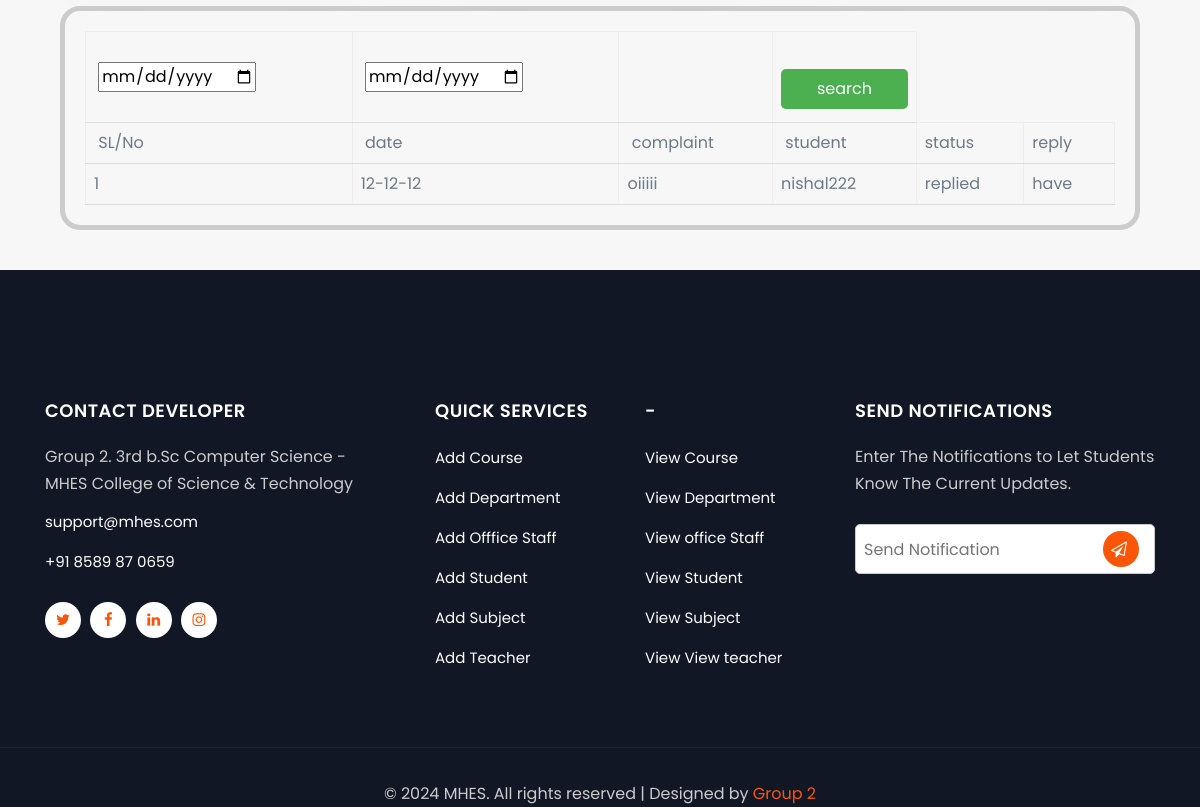
/myapp/view_complaint_admin/ (lower part), run on an earlier commit of the app's database.
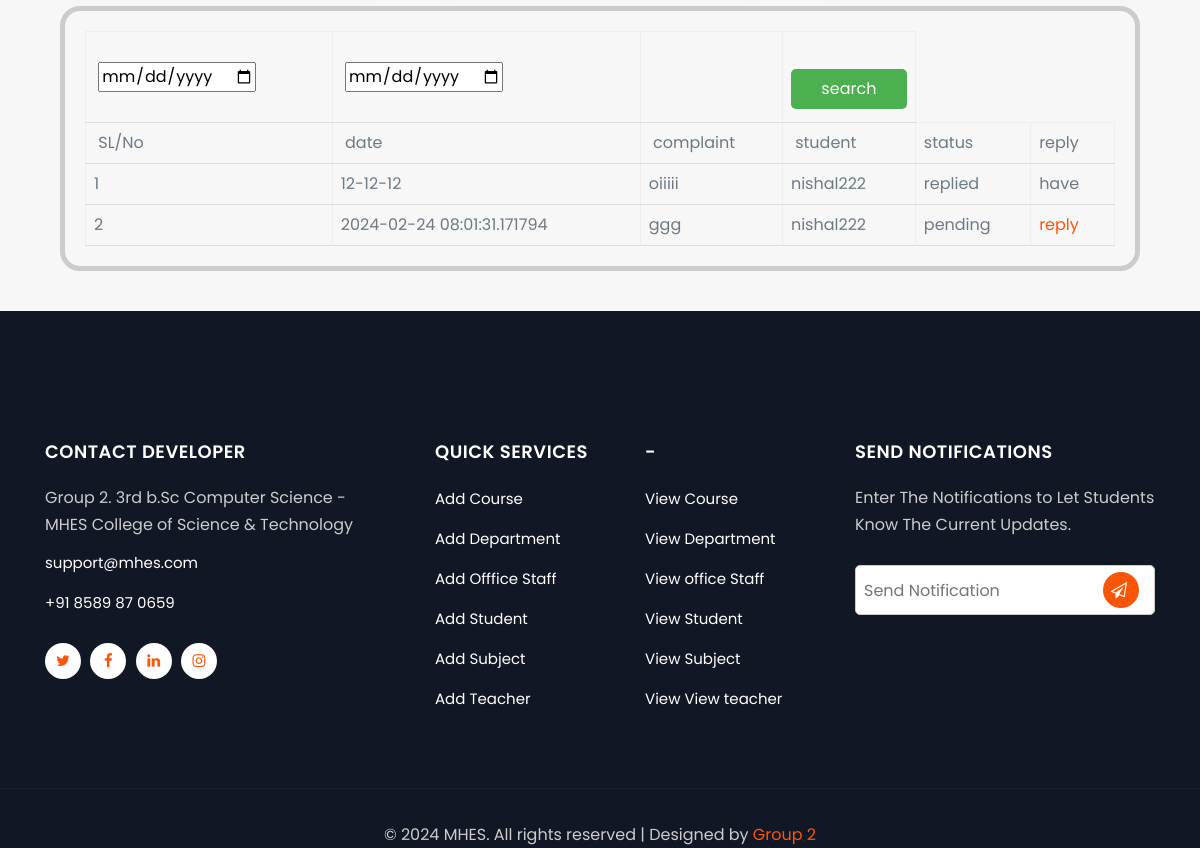
And on a later commit of the database.
### myapp/models.py (models this page shows)
class Complaint(models.Model):
    date = models.CharField(max_length=100)
    STUDENT = models.ForeignKey(Student, on_delete=models.CASCADE)
    reply = models.CharField(max_length=100)
    status = models.CharField(max_length=100)
    complaint = models.CharField(max_length=100)

class Student(models.Model):
    LOGIN = models.ForeignKey(Login,on_delete=models.CASCADE)
    name = models.CharField(max_length=100)
    photo = models.CharField(max_length=500)
    house_name = models.CharField(max_length=100)
    street = models.CharField(max_length=100)
    pin = models.CharField(max_length=100)
    post = models.CharField(max_length=100)
    register_number = models.CharField(max_length=100)
    gender = models.CharField(max_length=100,default='')
    COURSE = models.ForeignKey(Course, on_delete=models.CASCADE,default='')
    admission_year = models.CharField(max_length=100,default='')
    date_of_birth = models.DateField()
    phone_number = models.CharField(max_length=100)
    email_id = models.CharField(max_length=100)

### myapp/views.py (the view)
# urls.py: path('view_complaint_admin/',views.view_complaint_admin),
def view_complaint_admin(request):
    res = Complaint.objects.all()
    return render(request,"Admin/view complaint.html",{'data':res})

### templates/Admin/view complaint.html (shortened to what this page needs)
{% extends 'Admin/admin_home.html' %}
{% block body %}
	<form action="/myapp/view_complaint_admin_post/" method="post">
	<table width="200" border="1">
  <tbody>
    <tr>
      <td><label for="from_date"></label>
        <input placeholder="from" type="date" name="from_date" id="from_date"></td>
      <td><label for="to_date"></label>
        <input placeholder="to" type="date" name="to_date" id="to_date"></td>
      <td><label for="to_date"></label>
      <td>&nbsp;
        <input type="submit" value="search">
      </td>
    </tr>
    <tr>
      <td>&nbsp;SL/No</td>
      <td>&nbsp;date</td>
      <td>&nbsp;complaint</td>
      <td>&nbsp;student</td>
        <td>status&nbsp;</td>
      <td>reply&nbsp;</td>
    </tr>
    {% for i in data %}
    <tr>
      <td>{{ forloop.counter }}</td>
      <td>{{ i.date }}</td>
      <td>{{ i.complaint }}</td>
      <td>{{ i.STUDENT.name }}</td>
      <td>{{ i.status }}</td>
      <td>
          {% if i.status == 'pending' %}
              <a href="/myapp/send_complaint_reply_admin/{{ i.id }}">reply</a>
              {% else %}
              {{ i.reply }}
          {% endif %}
          </td>
    </tr>
  {% endfor %}
  </tbody>
</table>
	</form>
{% endblock %}

What changed in the data, as far as the page shows it:
added Complaint: date "2024-02-24 08:01:31.171794", complaint "ggg", STUDENT.name "nishal222", status "pending"
